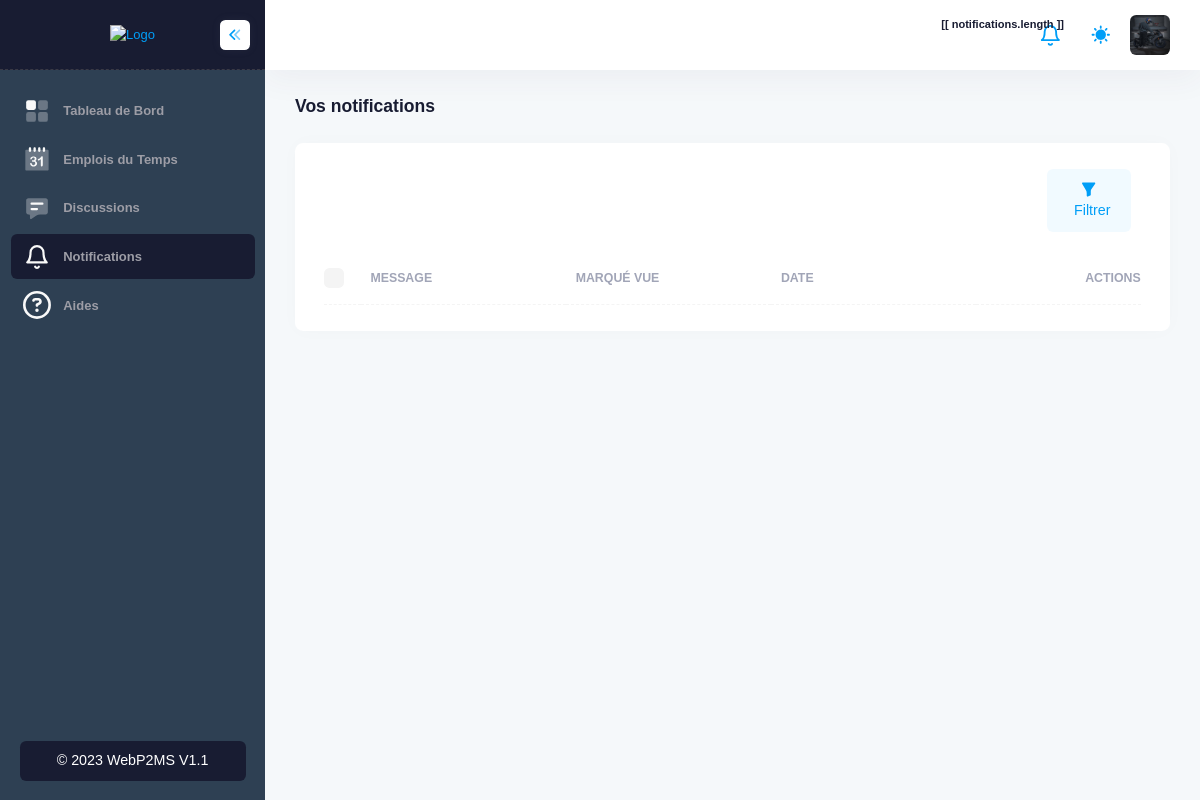
The app's page /vous/vos-notifications (signed in), older data.
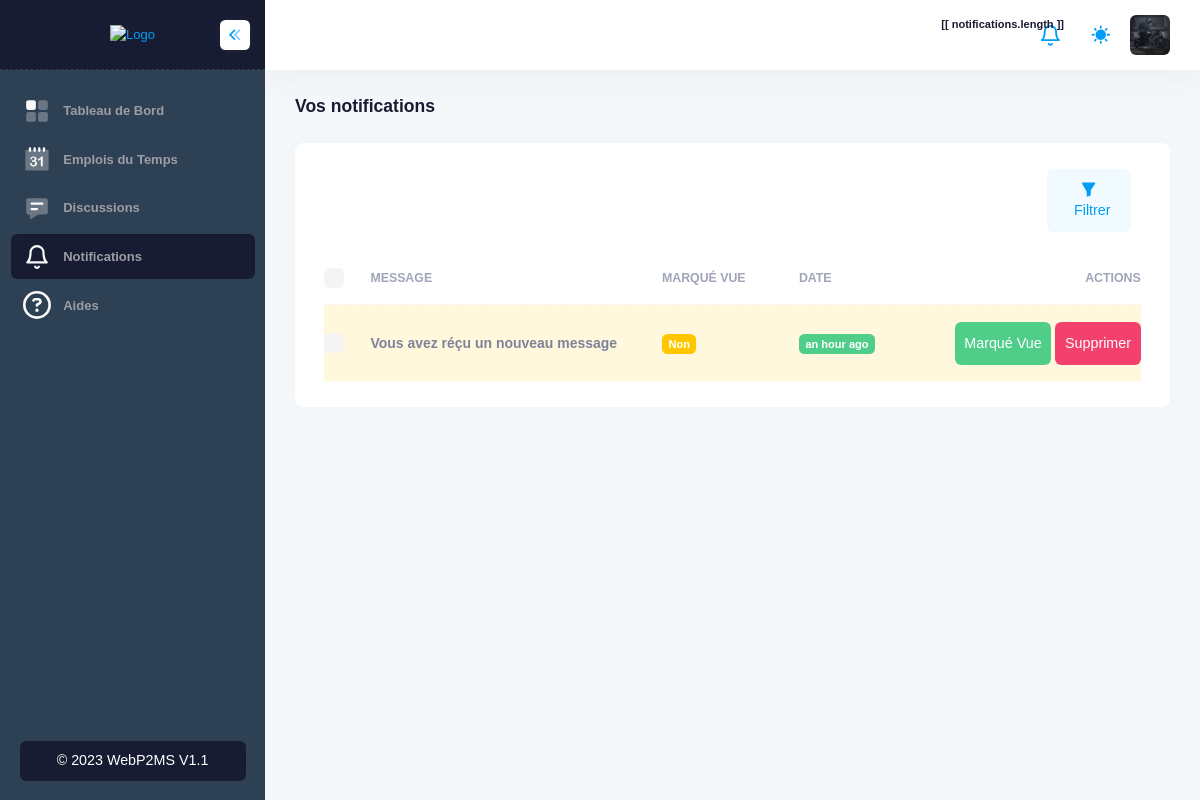
The same page, newer data.
### App/models.py (models this page shows, shortened)
class Notification(models.Model):
    user = models.ForeignKey(
        MyUser, on_delete=models.CASCADE, related_name='notifications')
    message = models.CharField(max_length=255)
    elt = models.IntegerField()
    category = models.CharField(max_length=50, default="shedule")
    is_opened = models.BooleanField(default=False, blank=True)
    created_at = models.DateTimeField(auto_now_add=True)
    class Meta:
        ordering = ['-created_at']

### App/views.py (the view)
# urls.py: path('vous/vos-notifications', views.notifications, name='notifications'),
@login_required
def notifications(request):
    context = {
        'notifications': request.user.notifications.all()
    }
    return render(request, 'app/notifications.html', context)

### template/app/notifications.html (shortened to what the changed rows need)
{% extends 'base/base.html' %}
{% load humanize %}
{% block 'main' %}
<div class="d-flex flex-column flex-column-fluid">
    <div id="kt_app_toolbar" class="app-toolbar py-4 py-lg-8">
        <div id="kt_app_toolbar_container" class="app-container container-xxl d-flex flex-stack">
            <div class="page-title d-flex flex-column justify-content-center flex-wrap me-3">
                <h1 class="page-heading d-flex text-dark fw-bold fs-3 flex-column justify-content-center my-0">
                    Vos notifications
                </h1>
            </div>
        </div>
    </div>
    <div id="kt_app_content" class="app-content flex-column-fluid">
        <div id="kt_app_content_container" class="app-container container-xxl">
            <div class="card">
                <div class="card-body py-4">
                    <table class="table align-middle table-row-dashed fs-6 gy-5" id="kt_table_users" data-desc="notifications">
                        <thead>
                            <tr class="text-start text-muted fw-bold fs-7 text-uppercase gs-0">
                                <th class="w-10px pe-2">
                                    <div class="form-check form-check-sm form-check-custom form-check-solid me-3">
                                        <input class="form-check-input form-check-action" type="checkbox" data-kt-check="true"
                                            data-kt-check-target="#kt_table_users .form-check-action" value="1" />
                                    </div>
                                </th>
                                <th class="min-w-125px">Message</th>
                                <th class="min-w-125px">Marqué Vue</th>
                                <th class="min-w-125px">Date</th>
                                <th class="text-end min-w-100px">Actions</th>
                            </tr>
                        </thead>
                        <tbody class="text-gray-600 fw-semibold">
                            {% for n in notifications %}
                            <tr class="{% if not n.is_opened %} bg-light-warning {% endif %}" data-user-id="{{ n.id }}"
                                data-route="{% url 'ajax.user.delete' %}" data-model="notifications"
                                data-name="{{ n.message }}">
                                <td>
                                    <div class="form-check form-check-sm form-check-custom form-check-solid">
                                        <input class="form-check-input form-check-action" type="checkbox" value="1" />
                                    </div>
                                </td>
                                <td class="align-items-center">
                                    <div class="fw-bold">
                                        {{ n.message }}
                                    </div>
                                </td>
                                <td class="align-items-center">
                                    <div class="badge badge-warning fw-bold">
                                        {% if n.is_opened %} Oui {% else %} Non {% endif %}
                                    </div>
                                </td>
                                <td class="align-items-center">
                                    <div class="badge badge-success fw-bold">
                                        {{ n.created_at|naturaltime }}
                                    </div>
                                </td>
                                <td class="text-end">
                                    <a href="{% url 'notifications.mark' n.id %}" class="btn btn-success px-3">Marqué
                                        Vue</a>
                                    <a href="#" class="btn btn-danger px-3"
                                        data-kt-users-table-filter="delete_row">Supprimer</a>
                                </td>
                            </tr>
                            {% endfor %}
                        </tbody>
                    </table>
                </div>
            </div>
        </div>
    </div>
</div>
{% endblock %}

Row changes from the older to the newer data that the page shows:
added Notification: message "Vous avez réçu un nouveau message", is_opened "Non", created_at "an hour ago"
